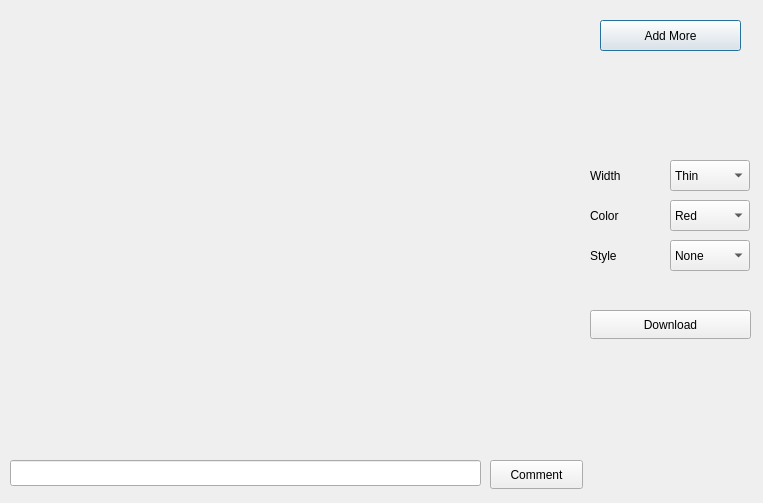
<?xml version="1.0" encoding="UTF-8"?>
<ui version="4.0">
 <class>GraphWindow</class>
 <widget class="QDialog" name="GraphWindow">
  <property name="geometry">
   <rect>
    <x>0</x>
    <y>0</y>
    <width>763</width>
    <height>503</height>
   </rect>
  </property>
  <property name="minimumSize">
   <size>
    <width>250</width>
    <height>250</height>
   </size>
  </property>
  <property name="windowTitle">
   <string>Dialog</string>
  </property>
  <property name="windowIcon">
   <iconset resource="resources.qrc">
    <normaloff>:/icons/graph.svg</normaloff>:/icons/graph.svg</iconset>
  </property>
  <widget class="QCustomPlot" name="customPlot" native="true">
   <property name="enabled">
    <bool>true</bool>
   </property>
   <property name="geometry">
    <rect>
     <x>11</x>
     <y>11</y>
     <width>568</width>
     <height>431</height>
    </rect>
   </property>
  </widget>
  <widget class="QComboBox" name="comboBox">
   <property name="geometry">
    <rect>
     <x>670</x>
     <y>160</y>
     <width>80</width>
     <height>31</height>
    </rect>
   </property>
   <item>
    <property name="text">
     <string>Thin</string>
    </property>
   </item>
   <item>
    <property name="text">
     <string>Bold+Thin</string>
    </property>
   </item>
   <item>
    <property name="text">
     <string>Regular</string>
    </property>
   </item>
   <item>
    <property name="text">
     <string>Bold</string>
    </property>
   </item>
   <item>
    <property name="text">
     <string>Thick</string>
    </property>
   </item>
   <item>
    <property name="text">
     <string>Bold+Thick</string>
    </property>
   </item>
  </widget>
  <widget class="QLabel" name="label">
   <property name="geometry">
    <rect>
     <x>590</x>
     <y>160</y>
     <width>63</width>
     <height>31</height>
    </rect>
   </property>
   <property name="text">
    <string>Width</string>
   </property>
  </widget>
  <widget class="QComboBox" name="comboBox_2">
   <property name="geometry">
    <rect>
     <x>670</x>
     <y>200</y>
     <width>80</width>
     <height>31</height>
    </rect>
   </property>
   <item>
    <property name="text">
     <string>Red</string>
    </property>
   </item>
   <item>
    <property name="text">
     <string>Purple</string>
    </property>
   </item>
   <item>
    <property name="text">
     <string>Brown</string>
    </property>
   </item>
   <item>
    <property name="text">
     <string>Pink</string>
    </property>
   </item>
   <item>
    <property name="text">
     <string>Grey</string>
    </property>
   </item>
   <item>
    <property name="text">
     <string>Olive</string>
    </property>
   </item>
   <item>
    <property name="text">
     <string>Cyan</string>
    </property>
   </item>
   <item>
    <property name="text">
     <string>Black</string>
    </property>
   </item>
   <item>
    <property name="text">
     <string>Light Orange</string>
    </property>
   </item>
   <item>
    <property name="text">
     <string>Blue</string>
    </property>
   </item>
   <item>
    <property name="text">
     <string>Yellow</string>
    </property>
   </item>
   <item>
    <property name="text">
     <string>Green</string>
    </property>
   </item>
  </widget>
  <widget class="QLabel" name="label_2">
   <property name="geometry">
    <rect>
     <x>590</x>
     <y>200</y>
     <width>61</width>
     <height>31</height>
    </rect>
   </property>
   <property name="text">
    <string>Color</string>
   </property>
  </widget>
  <widget class="QComboBox" name="comboBox_3">
   <property name="geometry">
    <rect>
     <x>670</x>
     <y>240</y>
     <width>80</width>
     <height>31</height>
    </rect>
   </property>
   <item>
    <property name="text">
     <string>None</string>
    </property>
   </item>
   <item>
    <property name="text">
     <string>Line</string>
    </property>
   </item>
   <item>
    <property name="text">
     <string>StepLeft</string>
    </property>
   </item>
   <item>
    <property name="text">
     <string>StepRight</string>
    </property>
   </item>
   <item>
    <property name="text">
     <string>Impulse</string>
    </property>
   </item>
  </widget>
  <widget class="QLabel" name="label_3">
   <property name="geometry">
    <rect>
     <x>590</x>
     <y>240</y>
     <width>63</width>
     <height>31</height>
    </rect>
   </property>
   <property name="text">
    <string>Style</string>
   </property>
  </widget>
  <widget class="QPushButton" name="pushButton">
   <property name="geometry">
    <rect>
     <x>600</x>
     <y>20</y>
     <width>141</width>
     <height>31</height>
    </rect>
   </property>
   <property name="text">
    <string>Add More</string>
   </property>
  </widget>
  <widget class="QLineEdit" name="lineEdit">
   <property name="geometry">
    <rect>
     <x>10</x>
     <y>460</y>
     <width>471</width>
     <height>26</height>
    </rect>
   </property>
  </widget>
  <widget class="QPushButton" name="pushButton_2">
   <property name="geometry">
    <rect>
     <x>490</x>
     <y>460</y>
     <width>93</width>
     <height>29</height>
    </rect>
   </property>
   <property name="text">
    <string>Comment</string>
   </property>
  </widget>
  <widget class="QPushButton" name="downloadButton">
   <property name="geometry">
    <rect>
     <x>590</x>
     <y>310</y>
     <width>161</width>
     <height>29</height>
    </rect>
   </property>
   <property name="text">
    <string>Download</string>
   </property>
  </widget>
 </widget>
 <customwidgets>
  <customwidget>
   <class>QCustomPlot</class>
   <extends>QWidget</extends>
   <header location="global">qcustomplot.h</header>
   <container>1</container>
  </customwidget>
 </customwidgets>
 <resources>
  <include location="resources.qrc"/>
 </resources>
 <connections/>
</ui>
